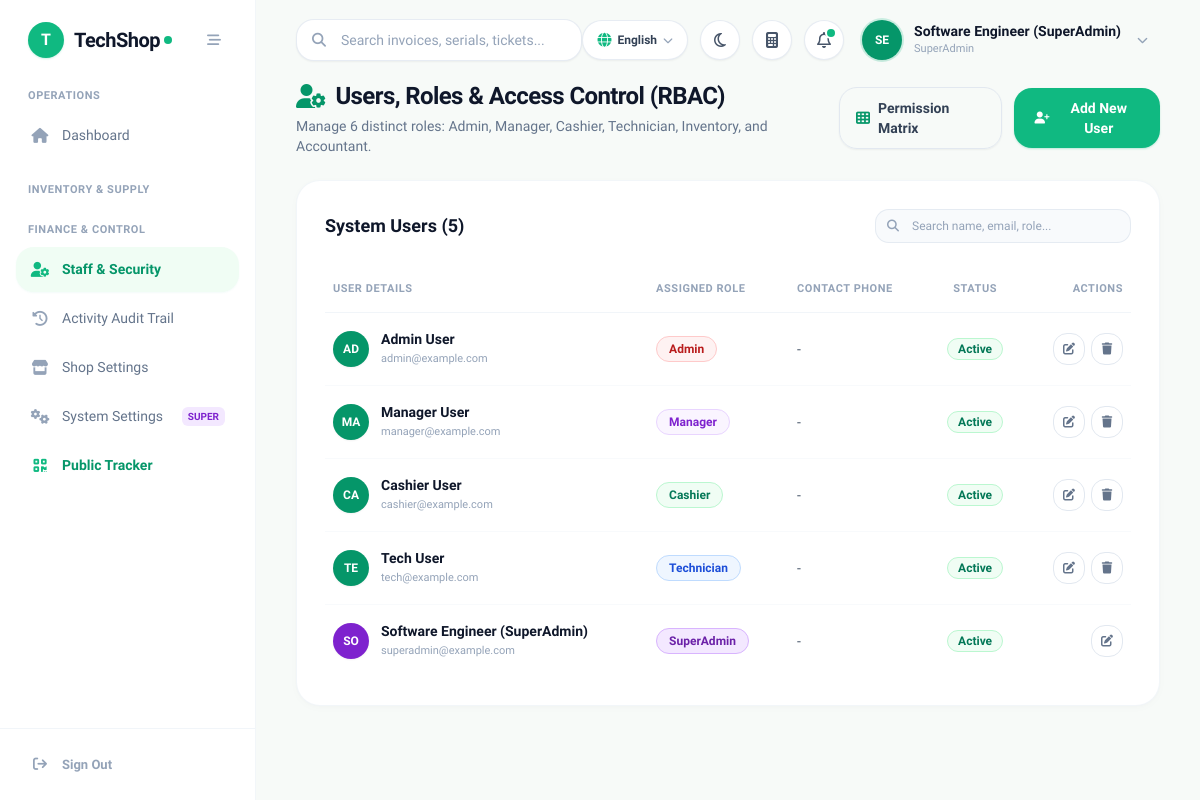
Page /pages/users.php (signed in) on the earlier database version.
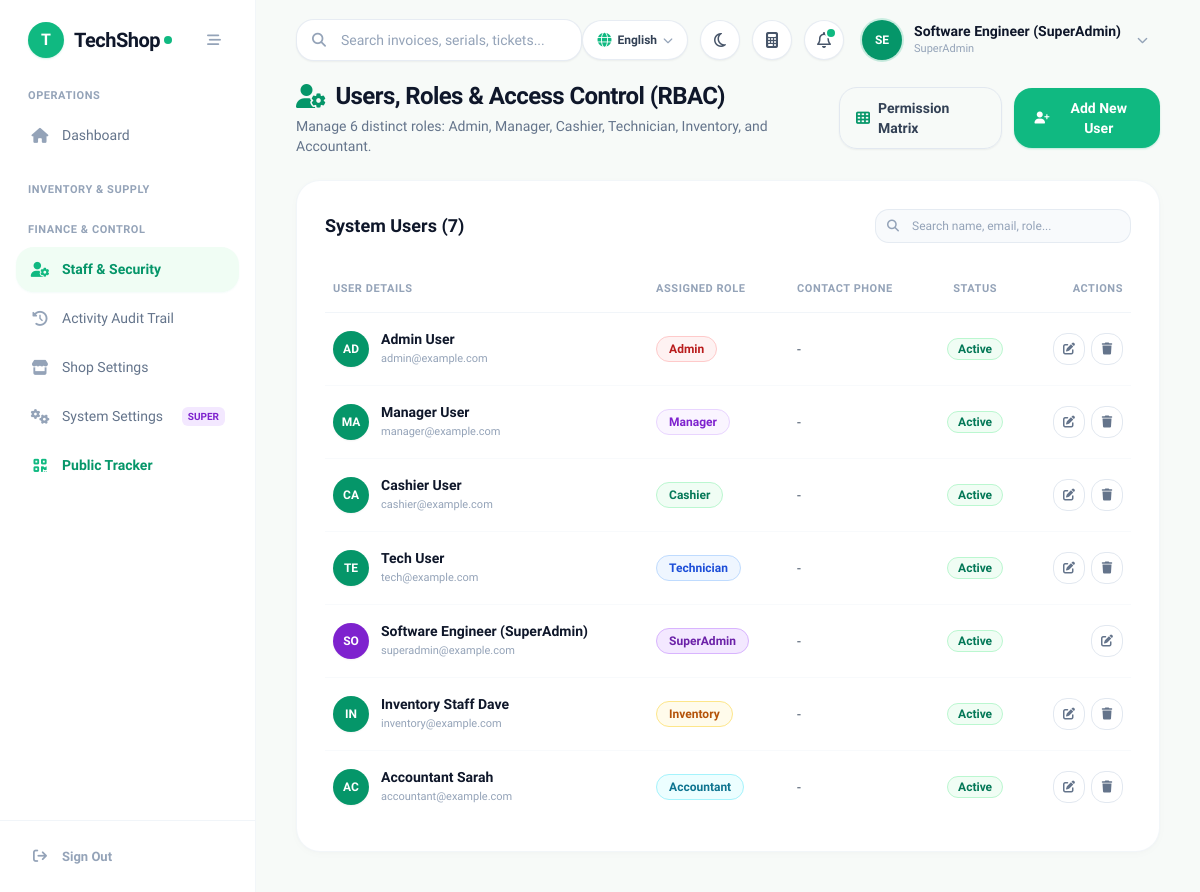
Same page on the later database version.
### tables this page shows
CREATE TABLE IF NOT EXISTS `users` (
  `id` bigint unsigned NOT NULL AUTO_INCREMENT,
  `name` varchar(255) NOT NULL,
  `email` varchar(255) NOT NULL,
  `password` varchar(255) NOT NULL,
  `role` varchar(50) NOT NULL DEFAULT 'Cashier',
  `phone` varchar(50) DEFAULT NULL,
  `branch_id` int NOT NULL DEFAULT '1',
  `status` tinyint(1) NOT NULL DEFAULT '1',
  `created_at` timestamp NULL DEFAULT CURRENT_TIMESTAMP,
  `updated_at` timestamp NULL DEFAULT CURRENT_TIMESTAMP ON UPDATE CURRENT_TIMESTAMP,
  PRIMARY KEY (`id`),
  UNIQUE KEY `email` (`email`)
);

### includes/auth.php (called while the page is built, shortened)
<?php
if (!function_exists('enforce_page_access')) {
    function enforce_page_access(?string $page = null): void
    {
        global $pdo;
        if (isset($pdo) && $pdo instanceof PDO) {
            try {
                $accountStatement = $pdo->prepare('SELECT id, name, email, role, status FROM users WHERE id = ? LIMIT 1');
                $accountStatement->execute([(int)($_SESSION['user']['id'] ?? 0)]);
            } catch (Throwable $ignored) {
            }
        }
    }
}

### pages/users.php (the view, shortened to what the changed rows need)
<?php
require_once '../includes/db.php';
require_once '../includes/header.php';
$assignable_roles = match ($role) {
    'SuperAdmin' => ['Admin', 'Manager', 'Cashier', 'Technician', 'Inventory', 'Accountant', 'SuperAdmin'],
    'Admin' => ['Admin', 'Manager', 'Cashier', 'Technician', 'Inventory', 'Accountant'],
    'Manager' => ['Cashier', 'Technician', 'Inventory', 'Accountant'],
    default => [],
};
$can_manage_role = static function (string $target_role) use ($assignable_roles): bool {
    return in_array($target_role, $assignable_roles, true);
};
$users_list = [];
if ($pdo) {
    try {
        if ($role === 'SuperAdmin') {
            $users_list = $pdo->query("SELECT * FROM users ORDER BY id ASC")->fetchAll();
        } else {
            $users_list = $pdo->query("SELECT * FROM users WHERE role != 'SuperAdmin' ORDER BY id ASC")->fetchAll();
        }
    } catch (Exception $e) {}
}
?>
<div class="space-y-6 max-w-7xl mx-auto">
    <div class="flex flex-col sm:flex-row sm:items-center justify-between gap-4">
        <div>
            <h1 class="text-2xl font-bold text-slate-900 tracking-tight flex items-center gap-2.5">
                <i class="fa-solid fa-user-gear text-emerald-600"></i>
                <span>Users, Roles & Access Control (RBAC)</span>
            </h1>
        </div>
    </div>
    <div class="bg-white rounded-3xl shadow-card border border-slate-100/90 p-6 sm:p-7 overflow-hidden">
        <div class="flex flex-col sm:flex-row sm:items-center justify-between gap-4 mb-6">
            <h2 class="text-lg font-bold text-slate-900">System Users (<?php echo count($users_list); ?>)</h2>
            <div class="relative">
                <i class="fa-solid fa-magnifying-glass absolute left-3 top-1/2 -translate-y-1/2 text-slate-400 text-xs"></i>
                <input
                    type="text"
                    id="userSearch"
                    onkeyup="filterUsers()"
                    placeholder="Search name, email, role..."
                    class="pl-9 pr-4 py-2 bg-slate-50 border border-slate-200/80 rounded-xl text-xs text-slate-800 placeholder-slate-400 focus:outline-none focus:ring-2 focus:ring-emerald-500/20 focus:border-emerald-500 w-64"
                >
            </div>
        </div>
        <div class="overflow-x-auto -mx-6 sm:-mx-7 px-6 sm:px-7">
            <table class="w-full text-left border-collapse" id="usersTable">
                <thead>
                    <tr class="border-b border-slate-100 text-[11px] font-bold text-slate-400 uppercase tracking-wider">
                        <th class="py-3.5 pr-4 pl-2">User Details</th>
                        <th class="py-3.5 px-4">Assigned Role</th>
                        <th class="py-3.5 px-4">Contact Phone</th>
                        <th class="py-3.5 px-4 text-center">Status</th>
                        <th class="py-3.5 pl-4 pr-2 text-right">Actions</th>
                    </tr>
                </thead>
                <tbody class="divide-y divide-slate-50 text-xs sm:text-sm text-slate-700">
                    <?php foreach ($users_list as $u):
                        $u_role = $u['role'] ?? 'Cashier';
                        $role_colors = [
                            'SuperAdmin' => 'bg-purple-100 text-purple-800 border-purple-300 font-extrabold',
                            'Admin' => 'bg-red-50 text-red-700 border-red-200',
                            'Manager' => 'bg-purple-50 text-purple-700 border-purple-200',
                            'Cashier' => 'bg-emerald-50 text-emerald-700 border-emerald-200',
                            'Technician' => 'bg-blue-50 text-blue-700 border-blue-200',
                            'Inventory' => 'bg-amber-50 text-amber-700 border-amber-200',
                            'Accountant' => 'bg-cyan-50 text-cyan-700 border-cyan-200'
                        ][$u_role] ?? 'bg-slate-100 text-slate-700 border-slate-200';
                    ?>
                    <tr class="hover:bg-slate-50/60 transition-colors group">
                        <td class="py-4 pr-4 pl-2 font-bold text-slate-900">
                            <div class="flex items-center gap-3">
                                <div class="w-9 h-9 rounded-2xl <?php echo $u_role === 'SuperAdmin' ? 'bg-purple-700' : 'bg-emerald-600'; ?> text-white font-extrabold flex items-center justify-center text-xs shrink-0 shadow-sm">
                                    <?php echo strtoupper(substr($u['name'], 0, 2)); ?>
                                </div>
                                <div>
                                    <span class="block font-bold text-slate-900"><?php echo htmlspecialchars($u['name']); ?></span>
                                    <span class="block text-[11px] text-slate-400 font-normal"><?php echo htmlspecialchars($u['email']); ?></span>
                                </div>
                            </div>
                        </td>
                        <td class="py-4 px-4">
                            <span class="inline-block border text-xs font-bold px-3 py-1 rounded-xl <?php echo $role_colors; ?>">
                                <?php echo htmlspecialchars($u['role']); ?>
                            </span>
                        </td>
                        <td class="py-4 px-4 font-medium text-slate-600">
                            <?php echo htmlspecialchars($u['phone'] ?? '-'); ?>
                        </td>
                        <td class="py-4 px-4 text-center">
                            <?php if ($u['status'] == 1): ?>
                                <span class="inline-block text-xs font-bold text-emerald-700 bg-emerald-50 px-2.5 py-0.5 rounded-full border border-emerald-200">Active</span>
                            <?php else: ?>
                                <span class="inline-block text-xs font-bold text-slate-400 bg-slate-100 px-2.5 py-0.5 rounded-full">Disabled</span>
                            <?php endif; ?>
                        </td>
                        <td class="py-4 pl-4 pr-2 text-right">
                            <div class="flex items-center justify-end gap-1.5">
                                <?php if ($u['role'] !== 'SuperAdmin' || $role === 'SuperAdmin'): ?>
                                <button onclick="openUserModal('edit', <?php echo htmlspecialchars(json_encode($u)); ?>)" class="w-8 h-8 rounded-xl border border-slate-200 text-slate-500 hover:text-emerald-600 hover:bg-emerald-50 flex items-center justify-center transition-colors text-xs" title="Edit User">
                                    <i class="fa-solid fa-pen-to-square"></i>
                                </button>
                                <?php endif; ?>
                                <?php if ((int)$u['id'] !== (int)($user['id'] ?? 0) && $can_manage_role($u['role'])): ?>
                                <form method="POST" action="users.php" onsubmit="return confirm('Delete user <?php echo addslashes($u['name']); ?>?');" class="inline">
                                    <button type="submit" class="w-8 h-8 rounded-xl border border-slate-200 text-slate-500 hover:text-red-600 hover:bg-red-50 flex items-center justify-center transition-colors text-xs" title="Delete User">
                                        <i class="fa-solid fa-trash"></i>
                                    </button>
                                </form>
                                <?php endif; ?>
                            </div>
                        </td>
                    </tr>
                    <?php endforeach; ?>
                </tbody>
            </table>
        </div>
    </div>
</div>
<?php require_once '../includes/footer.php'; ?>

### includes/header.php (shortened to what the changed rows need)
<?php
require_once __DIR__ . '/auth.php';
enforce_page_access();
$user = $_SESSION['user'];
$role = $user['role'] ?? 'Cashier';
        ?>
        <?php
$user_name = $user['name'] ?? 'Staff User';
$user_role = $user['role'] ?? 'Cashier';
$name_parts = explode(' ', trim($user_name));
$initials = strtoupper(substr($name_parts[0] ?? 'U', 0, 1) . (isset($name_parts[1]) ? substr($name_parts[1], 0, 1) : ''));
?>
<!DOCTYPE html>
<html lang="en" class="h-full">
<head>
    <script src="https://cdn.tailwindcss.com"></script>
    <link rel="stylesheet" href="https://cdnjs.cloudflare.com/ajax/libs/font-awesome/6.5.1/css/all.min.css">
</head>
<body class="bg-[#F7FAF8] text-slate-800 font-sans flex h-screen overflow-hidden antialiased">
    <main class="flex-1 flex flex-col h-screen overflow-hidden bg-[#F7FAF8]">
        <header class="h-20 bg-transparent flex items-center justify-between px-6 lg:px-10 z-20 shrink-0">
            <div class="flex items-center space-x-2 sm:space-x-3">
                <div class="relative">
                    <button id="userMenuBtn" onclick="toggleUserMenu()" class="flex items-center gap-3 p-1.5 pr-3 rounded-full hover:bg-white transition-all">
                        <div class="w-10 h-10 rounded-full bg-emerald-600 text-white font-extrabold flex items-center justify-center text-xs shadow-sm ring-2 ring-emerald-500/20">
                            <?php echo htmlspecialchars($initials); ?>
                        </div>
                        <div class="text-left hidden md:block">
                            <div class="text-sm font-bold text-slate-900 leading-tight"><?php echo htmlspecialchars($user_name); ?></div>
                            <div class="text-[11px] font-medium text-slate-400"><?php echo htmlspecialchars($user_role); ?></div>
                        </div>
                        <i class="fa-solid fa-chevron-down text-slate-400 text-[11px] ml-1"></i>
                    </button>
                </div>
            </div>
        </header>
        <div class="flex-1 overflow-y-auto px-6 lg:px-10 pb-10">

Differences in the rows shown:
added users: name "IN", name "Inventory Staff Dave", email "inventory@example.com", role "Inventory", phone "-", status "Active"
added users: name "AC", name "Accountant Sarah", email "accountant@example.com", role "Accountant", phone "-", status "Active"
Other differences:
count($users_list): "5" → "7"
